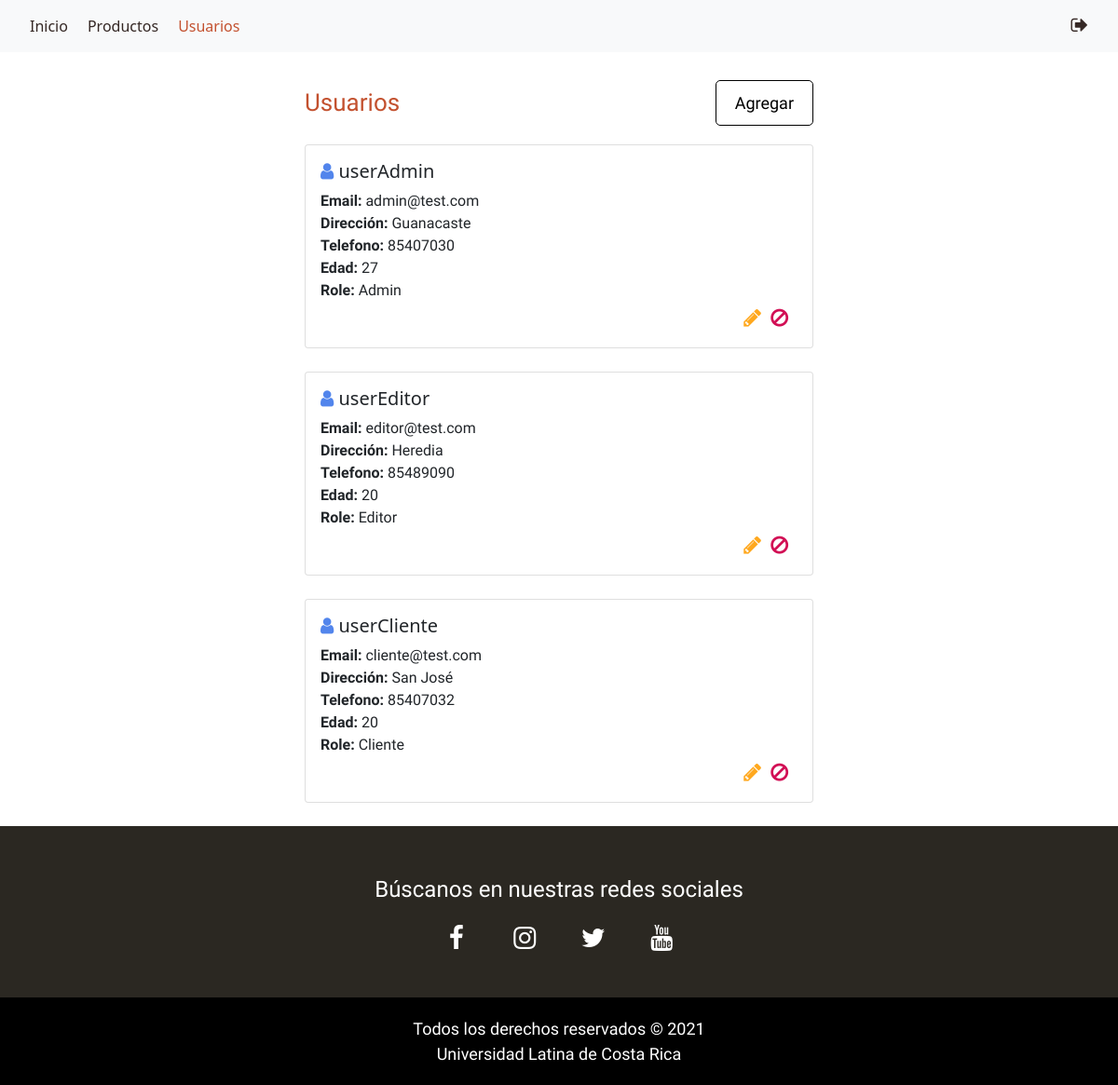
Screenshot of /?c=usuarios (signed in) with the database file from the repository.
### tables this page shows
CREATE TABLE `usuarios` (
  `usuarioId` int(11) NOT NULL,
  `usuarioNombre` varchar(255) NOT NULL,
  `usuarioPassword` varchar(255) NOT NULL,
  `usuarioEdad` int(11) NOT NULL,
  `usuarioCorreo` varchar(100) NOT NULL,
  `usuarioDireccion` varchar(255) NOT NULL,
  `usuarioTelefono` varchar(20) NOT NULL,
  `usuarioRoleId` int(11) NOT NULL
);

### Model/usuario.php (called while the page is built, shortened)
<?php
  class Usuario {
    public function __construct($email = '', $name = '', $address = '', $age = 0, $password = '', $phone = '',  $role = 0, $id = 0) {
      $this->email = $email;
      $this->name = $name;
      $this->address = $address;
      $this->age = $age;
      $this->phone = $phone;
      $this->role = $role;
    }
    public function getElement($attribute){
      return $this->$attribute;
    }
    public function select($id = 0){
      $sql = "SELECT * FROM usuarios";
      $pdo = new Connection();
      $pdo = $pdo->open();
      $rows = $pdo->query($sql);
      $users = [];
      foreach($rows->fetchAll() as $row){
        $users[] = new Usuario($row['usuarioCorreo'], $row['usuarioNombre'], $row['usuarioDireccion'], $row['usuarioEdad'], $row['usuarioPassword'], $row['usuarioTelefono'], $row['usuarioRoleId'], $row['usuarioId']);
      }
      return $users;
    }
  }

### View/usuarios.php (the view, shortened to what this page needs)
<div class="heladeria-wrapper heladeria-usuarios container">
  <div class="row">
    <div class="col-xs-12 offset-lg-3 col-lg-6">
      <div class="healderia-usuarios-header">
        <p class="heladeria-usuarios-title">Usuarios</p>
        <a class="primary-button" href="?c=agregar_usuario">Agregar</a>
      </div>
    </div>
  </div>
  <div class="row heladeria-usuarios-lista">
    <div class="col-xs-12 offset-lg-3 col-lg-6">
      <?php foreach($users as $user) { ?>
        <div class="heladeria-usuario-card card">
          <div class="card-body">
            <h5 class="card-title"><i class="fa fa-user" aria-hidden="true"></i> <?php echo $user->name ?></h5>
            <p class="card-text"><span>Email:</span> <?php echo $user->email ?></p>
            <p class="card-text"><span>Dirección:</span> <?php echo $user->address ?></p>
            <p class="card-text"><span>Telefono:</span> <?php echo $user->phone ?></p>
            <p class="card-text"><span>Edad:</span> <?php echo $user->age ?></p>
            <p class="card-text"><span>Role:</span>
              <?php
                switch($user->role) {
                  case 1:
                    echo "Admin";
                    break;
                  case 2:
                    echo "Editor";
                    break;
                  default:
                    echo "Cliente";
                }
              ?>
            </p>
            <div class="heladeria-usuario-buttons">
              <a class="heladeria-producto-option heladeria-producto-edit" href="?c=update_usuario&id=<?php echo $user->getElement("id")?>"><i class="fa fa-pencil" aria-hidden="true"></i></a>
              <a class="heladeria-producto-option heladeria-producto-delete" href="?c=delete_usuario&id=<?php echo $user->getElement("id")?>"><i class="fa fa-ban" aria-hidden="true"></i></a>
            </div>
          </div>
        </div>
      <?php } ?>
    </div>
  </div>
</div>

### styles/global.css (style rules this page uses)
p, h1, h2 { margin: 0; }
.heladeria-wrapper { padding-top: 56px; }
.primary-button { background: #ffffff; border-radius: 5px; border: 1px solid black; color: #000000; cursor: pointer; font-family: 'Barlow Condensed', sans-serif; font-size: 18px; margin: 10px auto; padding: 10px 20px; text-decoration: none; }

### styles/productos.css (style rules this page uses)
.heladeria-producto-option { font-size: 22px; margin-right: 10px; }
.heladeria-producto-edit { color: #FFA81E; }
.heladeria-producto-delete { color: #D20F55; }
.primary-button { margin: 10px 0; }

### styles/compras.css (style rules this page uses)
.card-title i { color: #5285EC; }

### styles/usuarios.css (style rules this page uses)
.heladeria-usuarios { padding-top: 76px; }
.healderia-usuarios-header { align-items: center; display: flex; justify-content: space-between; margin-bottom: 10px; }
.heladeria-usuarios-title { color: #c3512f; font-family: 'Fjalla One', sans-serif; font-size: 26px; margin-bottom: 0; }
.card-title i { color: #5285EC; }
.heladeria-usuario-card { margin-bottom: 25px; }
.heladeria-usuarios-lista p { font-family: 'Barlow Condensed', sans-serif; }
.heladeria-usuarios-lista p span { font-weight: bold; }
.heladeria-usuario-buttons { display: flex; justify-content: flex-end; }

### rows the page displays
usuarios: usuarioNombre "userAdmin", usuarioCorreo "admin@test.com", usuarioDireccion "Guanacaste", usuarioTelefono "85407030", usuarioEdad "27"
usuarios: usuarioNombre "userEditor", usuarioCorreo "editor@test.com", usuarioDireccion "Heredia", usuarioTelefono "85489090", usuarioEdad "20"
usuarios: usuarioNombre "userCliente", usuarioCorreo "cliente@test.com", usuarioDireccion "San José", usuarioTelefono "85407032", usuarioEdad "20"
